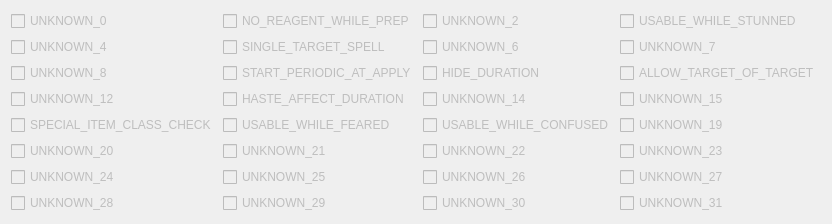
                  <widget class="QWidget" name="attributeExTab5">
                   <attribute name="title">
                    <string>Attributes 5</string>
                   </attribute>
                   <layout class="QGridLayout" name="gridLayout_6">
                    <item row="0" column="0">
                     <widget class="QCheckBox" name="attr_ex_1_box_5">
                      <property name="enabled">
                       <bool>false</bool>
                      </property>
                      <property name="text">
                       <string>UNKNOWN_0</string>
                      </property>
                     </widget>
                    </item>
                    <item row="0" column="1">
                     <widget class="QCheckBox" name="attr_ex_2_box_5">
                      <property name="enabled">
                       <bool>false</bool>
                      </property>
                      <property name="text">
                       <string>NO_REAGENT_WHILE_PREP</string>
                      </property>
                     </widget>
                    </item>
                    <item row="0" column="2">
                     <widget class="QCheckBox" name="attr_ex_3_box_5">
                      <property name="enabled">
                       <bool>false</bool>
                      </property>
                      <property name="text">
                       <string>UNKNOWN_2</string>
                      </property>
                     </widget>
                    </item>
                    <item row="0" column="3">
                     <widget class="QCheckBox" name="attr_ex_4_box_5">
                      <property name="enabled">
                       <bool>false</bool>
                      </property>
                      <property name="text">
                       <string>USABLE_WHILE_STUNNED</string>
                      </property>
                     </widget>
                    </item>
                    <item row="1" column="0">
                     <widget class="QCheckBox" name="attr_ex_5_box_5">
                      <property name="enabled">
                       <bool>false</bool>
                      </property>
                      <property name="text">
                       <string>UNKNOWN_4</string>
                      </property>
                     </widget>
                    </item>
                    <item row="1" column="1">
                     <widget class="QCheckBox" name="attr_ex_6_box_5">
                      <property name="enabled">
                       <bool>false</bool>
                      </property>
                      <property name="text">
                       <string>SINGLE_TARGET_SPELL</string>
                      </property>
                     </widget>
                    </item>
                    <item row="1" column="2">
                     <widget class="QCheckBox" name="attr_ex_7_box_5">
                      <property name="enabled">
                       <bool>false</bool>
                      </property>
                      <property name="text">
                       <string>UNKNOWN_6</string>
                      </property>
                     </widget>
                    </item>
                    <item row="1" column="3">
                     <widget class="QCheckBox" name="attr_ex_8_box_5">
                      <property name="enabled">
                       <bool>false</bool>
                      </property>
                      <property name="text">
                       <string>UNKNOWN_7</string>
                      </property>
                     </widget>
                    </item>
                    <item row="2" column="0">
                     <widget class="QCheckBox" name="attr_ex_9_box_5">
                      <property name="enabled">
                       <bool>false</bool>
                      </property>
                      <property name="text">
                       <string>UNKNOWN_8</string>
                      </property>
                     </widget>
                    </item>
                    <item row="2" column="1">
                     <widget class="QCheckBox" name="attr_ex_10_box_5">
                      <property name="enabled">
                       <bool>false</bool>
                      </property>
                      <property name="text">
                       <string>START_PERIODIC_AT_APPLY</string>
                      </property>
                     </widget>
                    </item>
                    <item row="2" column="2">
                     <widget class="QCheckBox" name="attr_ex_11_box_5">
                      <property name="enabled">
                       <bool>false</bool>
                      </property>
                      <property name="text">
                       <string>HIDE_DURATION</string>
                      </property>
                     </widget>
                    </item>
                    <item row="2" column="3">
                     <widget class="QCheckBox" name="attr_ex_12_box_5">
                      <property name="enabled">
                       <bool>false</bool>
                      </property>
                      <property name="text">
                       <string>ALLOW_TARGET_OF_TARGET</string>
                      </property>
                     </widget>
                    </item>
                    <item row="3" column="0">
                     <widget class="QCheckBox" name="attr_ex_13_box_5">
                      <property name="enabled">
                       <bool>false</bool>
                      </property>
                      <property name="text">
                       <string>UNKNOWN_12</string>
                      </property>
                     </widget>
                    </item>
                    <item row="3" column="1">
                     <widget class="QCheckBox" name="attr_ex_14_box_5">
                      <property name="enabled">
                       <bool>false</bool>
                      </property>
                      <property name="text">
                       <string>HASTE_AFFECT_DURATION</string>
                      </property>
                     </widget>
                    </item>
                    <item row="3" column="2">
                     <widget class="QCheckBox" name="attr_ex_15_box_5">
                      <property name="enabled">
                       <bool>false</bool>
                      </property>
                      <property name="text">
                       <string>UNKNOWN_14</string>
                      </property>
                     </widget>
                    </item>
                    <item row="3" column="3">
                     <widget class="QCheckBox" name="attr_ex_16_box_5">
                      <property name="enabled">
                       <bool>false</bool>
                      </property>
                      <property name="text">
                       <string>UNKNOWN_15</string>
                      </property>
                     </widget>
                    </item>
                    <item row="4" column="0">
                     <widget class="QCheckBox" name="attr_ex_17_box_5">
                      <property name="enabled">
                       <bool>false</bool>
                      </property>
                      <property name="text">
                       <string>SPECIAL_ITEM_CLASS_CHECK</string>
                      </property>
                     </widget>
                    </item>
                    <item row="4" column="1">
                     <widget class="QCheckBox" name="attr_ex_18_box_5">
                      <property name="enabled">
                       <bool>false</bool>
                      </property>
                      <property name="text">
                       <string>USABLE_WHILE_FEARED</string>
                      </property>
                     </widget>
                    </item>
                    <item row="4" column="2">
                     <widget class="QCheckBox" name="attr_ex_19_box_5">
                      <property name="enabled">
                       <bool>false</bool>
                      </property>
                      <property name="text">
                       <string>USABLE_WHILE_CONFUSED</string>
                      </property>
                     </widget>
                    </item>
                    <item row="4" column="3">
                     <widget class="QCheckBox" name="attr_ex_20_box_5">
                      <property name="enabled">
                       <bool>false</bool>
                      </property>
                      <property name="text">
                       <string>UNKNOWN_19</string>
                      </property>
                     </widget>
                    </item>
                    <item row="5" column="0">
                     <widget class="QCheckBox" name="attr_ex_21_box_5">
                      <property name="enabled">
                       <bool>false</bool>
                      </property>
                      <property name="text">
                       <string>UNKNOWN_20</string>
                      </property>
                     </widget>
                    </item>
                    <item row="5" column="1">
                     <widget class="QCheckBox" name="attr_ex_22_box_5">
                      <property name="enabled">
                       <bool>false</bool>
                      </property>
                      <property name="text">
                       <string>UNKNOWN_21</string>
                      </property>
                     </widget>
                    </item>
                    <item row="5" column="2">
                     <widget class="QCheckBox" name="attr_ex_23_box_5">
                      <property name="enabled">
                       <bool>false</bool>
                      </property>
                      <property name="text">
                       <string>UNKNOWN_22</string>
                      </property>
                     </widget>
                    </item>
                    <item row="5" column="3">
                     <widget class="QCheckBox" name="attr_ex_24_box_5">
                      <property name="enabled">
                       <bool>false</bool>
                      </property>
                      <property name="text">
                       <string>UNKNOWN_23</string>
                      </property>
                     </widget>
                    </item>
                    <item row="6" column="0">
                     <widget class="QCheckBox" name="attr_ex_25_box_5">
                      <property name="enabled">
                       <bool>false</bool>
                      </property>
                      <property name="text">
                       <string>UNKNOWN_24</string>
                      </property>
                     </widget>
                    </item>
                    <item row="6" column="1">
                     <widget class="QCheckBox" name="attr_ex_26_box_5">
                      <property name="enabled">
                       <bool>false</bool>
                      </property>
                      <property name="text">
                       <string>UNKNOWN_25</string>
                      </property>
                     </widget>
                    </item>
                    <item row="6" column="2">
                     <widget class="QCheckBox" name="attr_ex_27_box_5">
                      <property name="enabled">
                       <bool>false</bool>
                      </property>
                      <property name="text">
                       <string>UNKNOWN_26</string>
                      </property>
                     </widget>
                    </item>
                    <item row="6" column="3">
                     <widget class="QCheckBox" name="attr_ex_28_box_5">
                      <property name="enabled">
                       <bool>false</bool>
                      </property>
                      <property name="text">
                       <string>UNKNOWN_27</string>
                      </property>
                     </widget>
                    </item>
                    <item row="7" column="0">
                     <widget class="QCheckBox" name="attr_ex_29_box_5">
                      <property name="enabled">
                       <bool>false</bool>
                      </property>
                      <property name="text">
                       <string>UNKNOWN_28</string>
                      </property>
                     </widget>
                    </item>
                    <item row="7" column="1">
                     <widget class="QCheckBox" name="attr_ex_30_box_5">
                      <property name="enabled">
                       <bool>false</bool>
                      </property>
                      <property name="text">
                       <string>UNKNOWN_29</string>
                      </property>
                     </widget>
                    </item>
                    <item row="7" column="2">
                     <widget class="QCheckBox" name="attr_ex_31_box_5">
                      <property name="enabled">
                       <bool>false</bool>
                      </property>
                      <property name="text">
                       <string>UNKNOWN_30</string>
                      </property>
                     </widget>
                    </item>
                    <item row="7" column="3">
                     <widget class="QCheckBox" name="attr_ex_32_box_5">
                      <property name="enabled">
                       <bool>false</bool>
                      </property>
                      <property name="text">
                       <string>UNKNOWN_31</string>
                      </property>
                     </widget>
                    </item>
                   </layout>
                  </widget>
